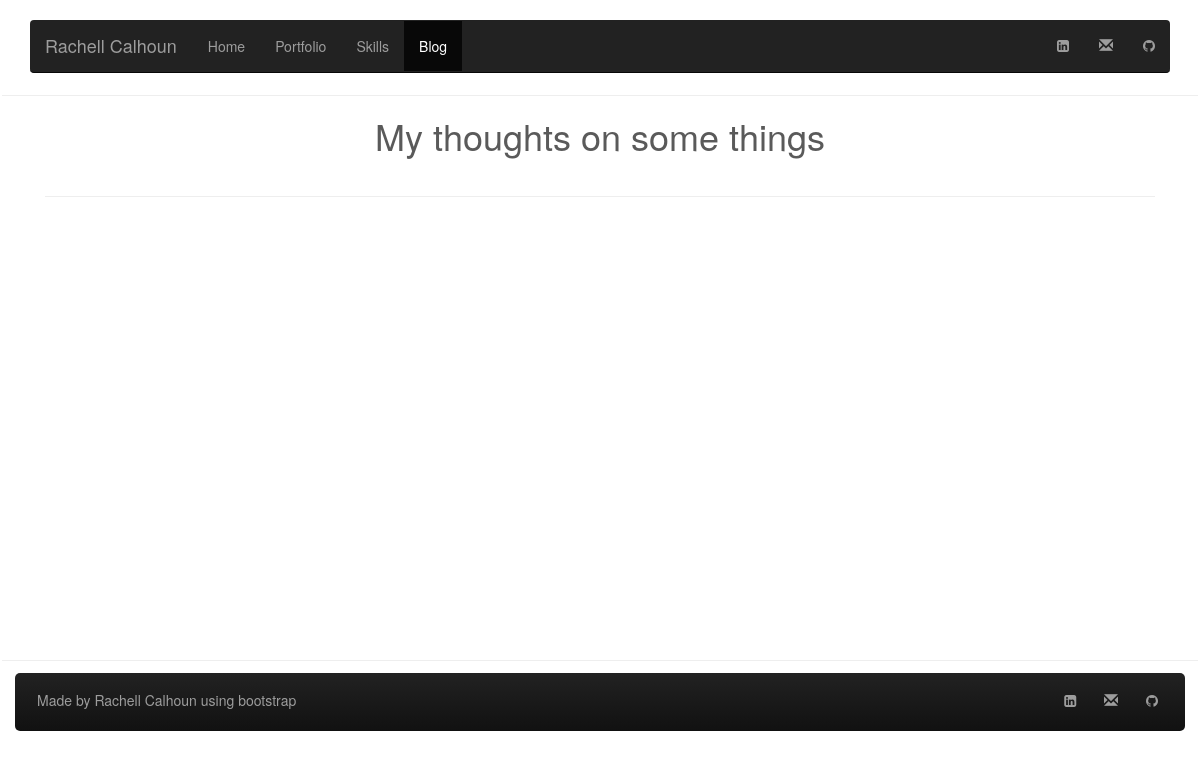
/blog/, run on an earlier commit of the app's database.
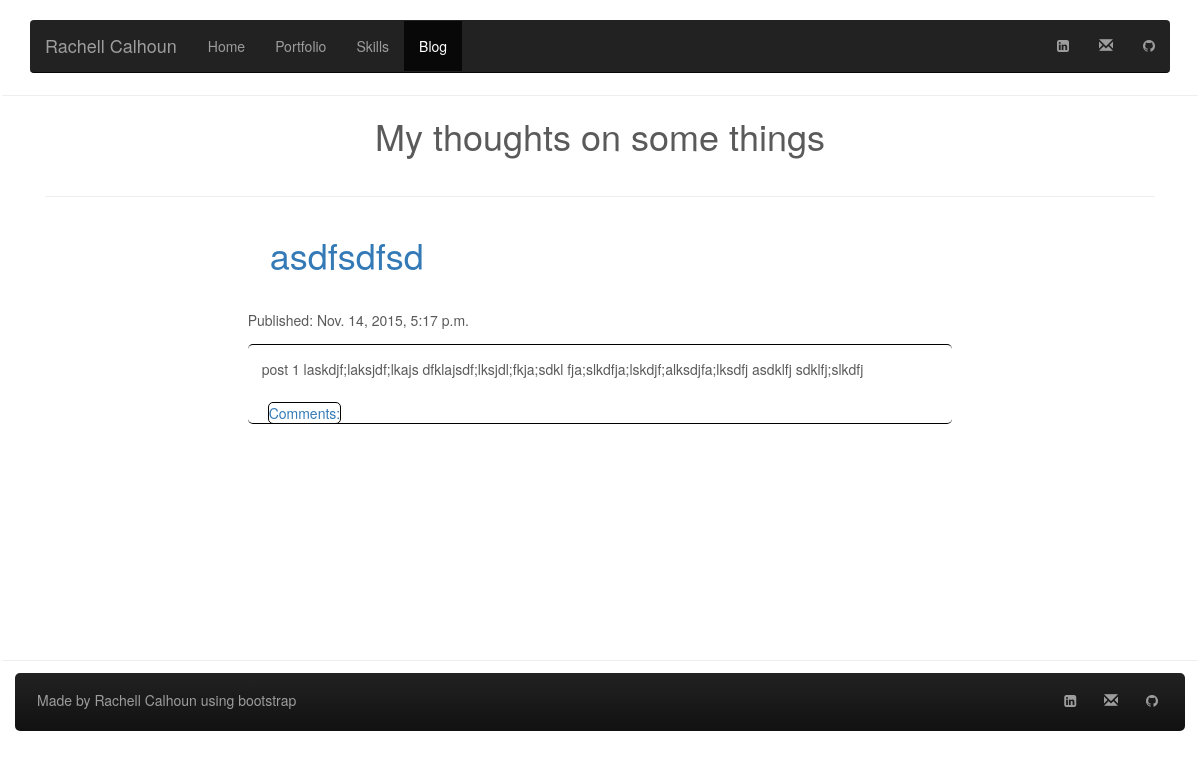
And on a later commit of the database.
### blog/models.py (models this page shows, shortened)
class Post(models.Model):
    author= models.ForeignKey('auth.User')
    title = models.CharField(max_length=200)
    text = models.TextField()
    created_date = models.DateTimeField(default=timezone.now)
    published_date = models.DateTimeField(blank=True, null=True)
    img = models.ImageField(null=True, blank=True)

### blog/views.py (the view)
def post_list(request):
    posts = Post.objects.filter(published_date__lte=timezone.now()).order_by('-published_date')
    return render(request,'blog/post_list.html',{'posts': posts})

### blog/templates/blog/post_list.html (shortened to what this page needs)
{% extends "blog/base.html" %}
{% block menu %}
<li><a href="/" >Home</a></li>
<li><a href="/portfolio" >Portfolio</a></li>
<li><a href="/skills" >Skills</a></li>
<li  class ="active"><a href="/blog" >Blog</a></li>
{% endblock %}
{% block content%}
      <h1 class="blog text-center">My thoughts on some things</h1>
        <div class="container main">
        <hr class="featurette-divider"></hr>
    <div class="row">
      <div class="col-md-2"></div>
      <div class="col-md-8 content">
        {% for post  in  posts %}
        <h1 class="title"><a href="{% url "post_detail" pk=post.pk %}">{{ post.title }}</a></h1>
        <p class="published"> Published: {{post.published_date}}</p>
        <div class="border">
        <p class="blogcontent"> {{post.text|truncatechars:200}}</p>
        <a href="{% url "blog.views.post_detail" pk=post.pk %}" class="comment">Comments: {{ post.approved_comments.count }}</a>
        </div>
        {% endfor %}
      </div>
      <div class="col-md-2"></div>
    </div>
  </div>
  {% endblock content %}

What changed in the data, as far as the page shows it:
added Post: title "asdfsdfsd", published_date "Nov. 14, 2015, 5:17 p.m.", text "post 1 laskdjf;laksjdf;lkajs dfklajsdf;lksjdl;fkja;sdkl fja;slkdfja;lskdjf;alksdjfa;lksdfj asdklfj sdklfj;slkdfj"
